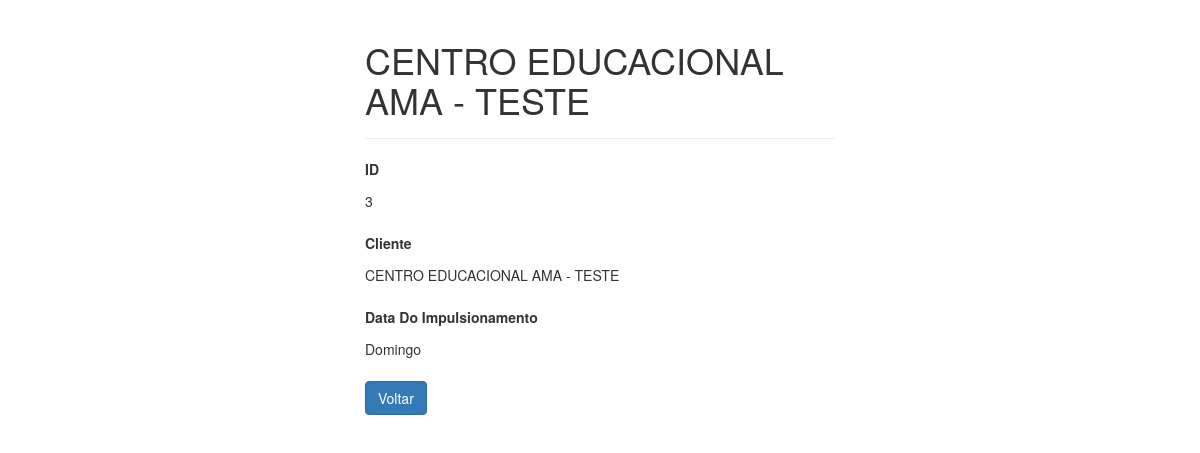
The app's page /read.php?id=3 (signed in) with its own data.
### tables this page shows
CREATE TABLE `clientesfacebook` (
  `id` int(11) NOT NULL,
  `cliente` varchar(50) DEFAULT NULL,
  `diadasemana` varchar(12) DEFAULT NULL,
  `telefone` varchar(30) DEFAULT NULL,
  `data` varchar(30) DEFAULT NULL,
  `valor` varchar(30) DEFAULT NULL,
  `link` varchar(500) DEFAULT NULL,
  `contrato` varchar(50) DEFAULT NULL,
  `responsavel` varchar(50) DEFAULT NULL
);

### read.php (the view, shortened to what this page needs)
<?php
if(isset($_GET["id"]) && !empty(trim($_GET["id"]))){
    require_once 'config.php';
    $sql = "SELECT * FROM clientesfacebook WHERE id = ?";
    if($stmt = mysqli_prepare($link, $sql)){
        mysqli_stmt_bind_param($stmt, "i", $param_id);
        if(mysqli_stmt_execute($stmt)){
            $result = mysqli_stmt_get_result($stmt);
            if(mysqli_num_rows($result) == 1){
                $row = mysqli_fetch_array($result, MYSQLI_ASSOC);
            } else{
                header("location: error.php");
                exit();
            }
        } else{
            echo "Oops! Something went wrong. Please try again later.";
        }
    }
} else{
    header("location: error.php");
    exit();
}
?>
<!DOCTYPE html>
<html lang="en">
<head>
    <link rel="stylesheet" href="https://maxcdn.bootstrapcdn.com/bootstrap/3.3.7/css/bootstrap.css">
</head>
<body>
    <div class="wrapper">
        <div class="container-fluid">
            <div class="row">
                <div class="col-md-12">
                    <div class="page-header">
                        <h1><?php echo $row["cliente"]; ?></h1>
                    </div>
                    <div class="form-group">
                        <label>ID</label>
                        <p class="form-control-static"><?php echo $row["id"]; ?></p>
                    </div>
                    <div class="form-group">
                        <label>Cliente</label>
                        <p class="form-control-static"><?php echo $row["cliente"]; ?></p>
                    </div>
                    <div class="form-group">
                        <label>Data Do Impulsionamento</label>
                        <p class="form-control-static"><?php echo $row["diadasemana"]; ?></p>
                    </div>
                    <p><a href="index.php" class="btn btn-primary">Voltar</a></p>
                </div>
            </div>
        </div>
    </div>
</body>
</html>

### read.php (style rules this page uses)
.wrapper { width: 500px; margin: 0 auto; }

### records on screen
clientesfacebook: cliente "CENTRO EDUCACIONAL AMA - TESTE", id "3", diadasemana "Domingo"
